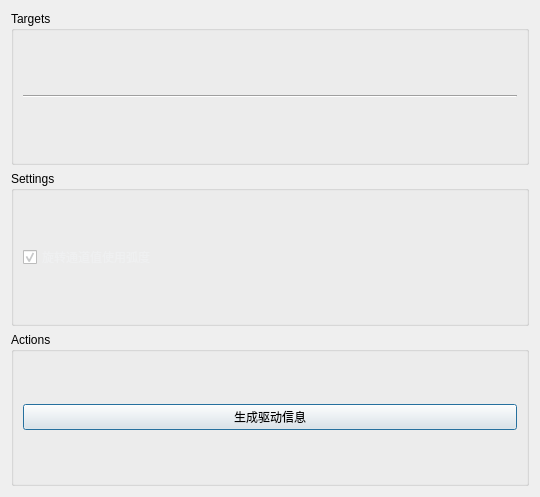
<?xml version="1.0" encoding="UTF-8"?>
<ui version="4.0">
 <class>noraPolynomialFittingWidget</class>
 <widget class="QDialog" name="noraPolynomialFittingWidget">
  <property name="geometry">
   <rect>
    <x>0</x>
    <y>0</y>
    <width>540</width>
    <height>497</height>
   </rect>
  </property>
  <property name="windowTitle">
   <string>Dialog</string>
  </property>
  <layout class="QVBoxLayout" name="verticalLayout_4">
   <item>
    <widget class="QGroupBox" name="baseGroupBox">
     <property name="title">
      <string>Targets</string>
     </property>
     <layout class="QVBoxLayout" name="verticalLayout">
      <item>
       <layout class="QVBoxLayout" name="mdagSelectLayout"/>
      </item>
      <item>
       <widget class="Line" name="line">
        <property name="sizePolicy">
         <sizepolicy hsizetype="Expanding" vsizetype="Fixed">
          <horstretch>0</horstretch>
          <verstretch>0</verstretch>
         </sizepolicy>
        </property>
        <property name="orientation">
         <enum>Qt::Horizontal</enum>
        </property>
       </widget>
      </item>
      <item>
       <layout class="QVBoxLayout" name="frameSetLayout"/>
      </item>
     </layout>
    </widget>
   </item>
   <item>
    <widget class="QGroupBox" name="settingsGroupBox">
     <property name="title">
      <string>Settings</string>
     </property>
     <layout class="QVBoxLayout" name="verticalLayout_2">
      <item>
       <layout class="QVBoxLayout" name="driverLayout">
        <item>
         <widget class="QCheckBox" name="radiansCheckBox">
          <property name="styleSheet">
           <string notr="true">QCheckBox {
    color:#eff0f1;
}</string>
          </property>
          <property name="text">
           <string>旋转通道值使用弧度</string>
          </property>
          <property name="checked">
           <bool>true</bool>
          </property>
         </widget>
        </item>
       </layout>
      </item>
     </layout>
    </widget>
   </item>
   <item>
    <widget class="QGroupBox" name="groupBox">
     <property name="title">
      <string>Actions</string>
     </property>
     <layout class="QHBoxLayout" name="horizontalLayout">
      <item>
       <layout class="QVBoxLayout" name="verticalLayout_3">
        <item>
         <widget class="QPushButton" name="generateButton">
          <property name="text">
           <string>生成驱动信息</string>
          </property>
         </widget>
        </item>
       </layout>
      </item>
     </layout>
    </widget>
   </item>
  </layout>
 </widget>
 <resources/>
 <connections/>
</ui>
